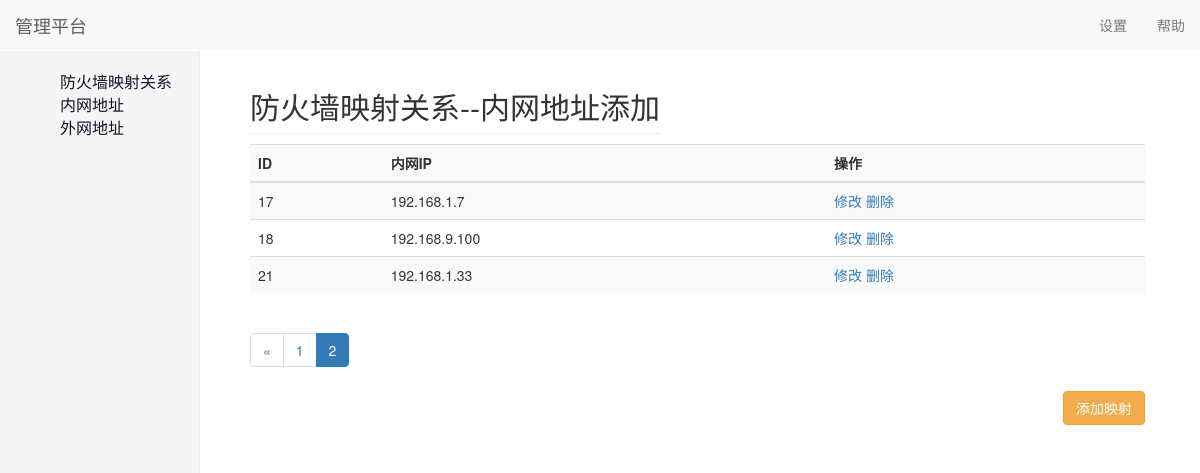
The page /fwmapping/landetail/?page=2 on the database its author committed.
### fwMapping/models.py (models this page shows, shortened)
class Laninter(models.Model):
    lanip = models.GenericIPAddressField(unique=True)

### fwMapping/views.py (the view)
# urls.py: path('landetail/', views.LanDetail.as_view(), name="lanDetail"),
class LanDetail(ListDeleteView):
    queryset = models.Laninter
    serializers_class = modelSer.LanForm
    render_html = "LanDetail.html"
    page_num = 5

### fwMapping/public/generics.py (called while the page is built)
    def listView(self, request, *args, **kwargs):
        queryset = self.queryset.objects.all().order_by('pk')
        p = Paginator_page(request, queryset, self.page_num)
        get_list = p.get_page
        forms = self.serializers_class(request.POST)
        get_list["forms"] = forms
        return render(request, self.render_html, get_list)

### fwMapping/public/mixins.py (called while the page is built)
    def get(self, request, *args, **kwargs):
        return self.listView(request, *args, **kwargs)

### fwMapping/templates/LanDetail.html (shortened to what this page needs)
{% extends 'index.html' %}
{% block right_box %}
    {% load static %}
    <div class="clearfix">
        <h2 class="sub-header pull-left">防火墙映射关系--内网地址添加</h2>
    </div>
    <div class="table-responsive">
        <table class="table table-striped">
            <tr>
                <th>ID</th>
                <th>内网IP</th>
                <th colspan="2">操作</th>
            </tr>
            <tbody>
            {% for mapping in queryset %}
                <tr>
                    <td>{{ mapping.id }}</td>
                    <td>{{ mapping.lanip }}</td>
                    <td>
                        <span>
                            <a href="{% url 'fwMapping:lanChange'%}?changeID={{ mapping.id }}">修改</a>
                            <a href="#" class="delete">删除</a>
                        </span>
                    </td>
                </tr>
            {% endfor %}
            </tbody>
        </table>
        {% include 'paginator_page.html' %}
    </div>
    <a href="{% url 'fwMapping:lanChange' %}">
        <button class="pull-right btn btn-warning">添加映射</button>
    </a>
{% endblock %}

### static/css/dashboard.css (style rules this page uses)
body { padding-top: 50px; }
.sub-header { padding-bottom: 10px; border-bottom: 1px solid #eee; }

### rows shown on the page
Laninter: id "17", lanip "192.168.1.7"
Laninter: id "18", lanip "192.168.9.100"
Laninter: id "21", lanip "192.168.1.33"

### other values the page prints
{{ range }} "1"
{{ range }} "2"
